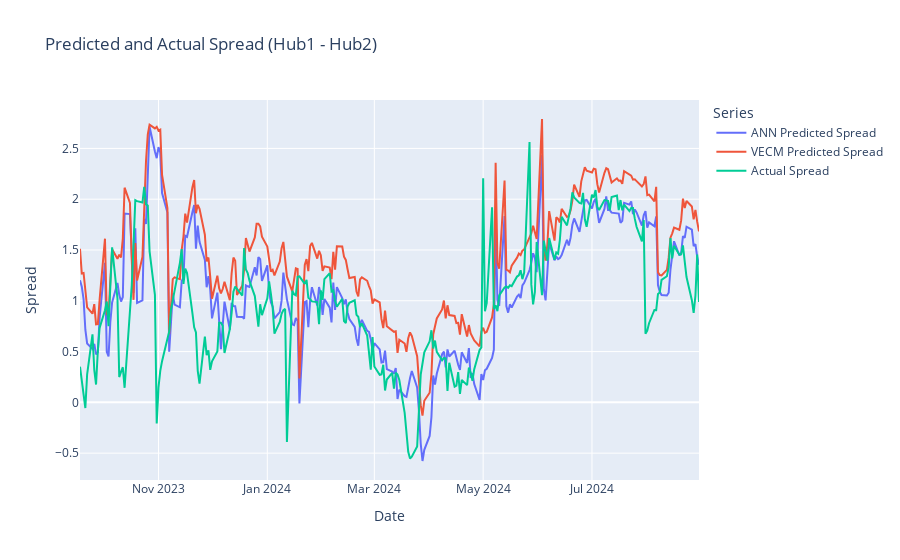

Notebook code for this chart:
### Code cell
predicted_spread_ann = ann_hub1_predictions[hub1_name] - ann_hub2_predictions[hub2_name]
predicted_spread_vecm = vecm_hub1_predictions[hub1_name] - vecm_hub2_predictions[hub2_name]
actual_spread = hub1_actuals[hub1_name] - hub2_actuals[hub2_name]

fig = go.Figure()


fig.add_trace(go.Scatter(x=predicted_spread_ann.index, y=predicted_spread_ann, mode='lines', name='ANN Predicted Spread'))
fig.add_trace(go.Scatter(x=predicted_spread_vecm.index, y=predicted_spread_vecm, mode='lines', name='VECM Predicted Spread'))
fig.add_trace(go.Scatter(x=actual_spread.index, y=actual_spread, mode='lines', name='Actual Spread'))

fig.update_layout(title='Predicted and Actual Spread (Hub1 - Hub2)',
                  xaxis_title='Date',
                  yaxis_title='Spread',
                  legend_title='Series')


fig.show()

### Figure 1 — Plotly figure (JSON) as saved in the notebook; plotly's stock layout.template omitted (floating-point values rounded to 4 significant figures; data arrays with more than 128 entries replaced by an {"elided": "..."} marker saying what was removed)
{"data": [{"mode": "lines", "name": "ANN Predicted Spread", "type": "scatter", "x": {"elided": "250 str values"}, "y": {"elided": "250 float values"}}, {"mode": "lines", "name": "VECM Predicted Spread", "type": "scatter", "x": {"elided": "250 str values"}, "y": {"elided": "250 float values"}}, {"mode": "lines", "name": "Actual Spread", "type": "scatter", "x": {"elided": "250 str values"}, "y": {"elided": "250 float values"}}], "layout": {"legend": {"title": {"text": "Series"}}, "title": {"text": "Predicted and Actual Spread (Hub1 - Hub2)"}, "xaxis": {"title": {"text": "Date"}}, "yaxis": {"title": {"text": "Spread"}}}}
